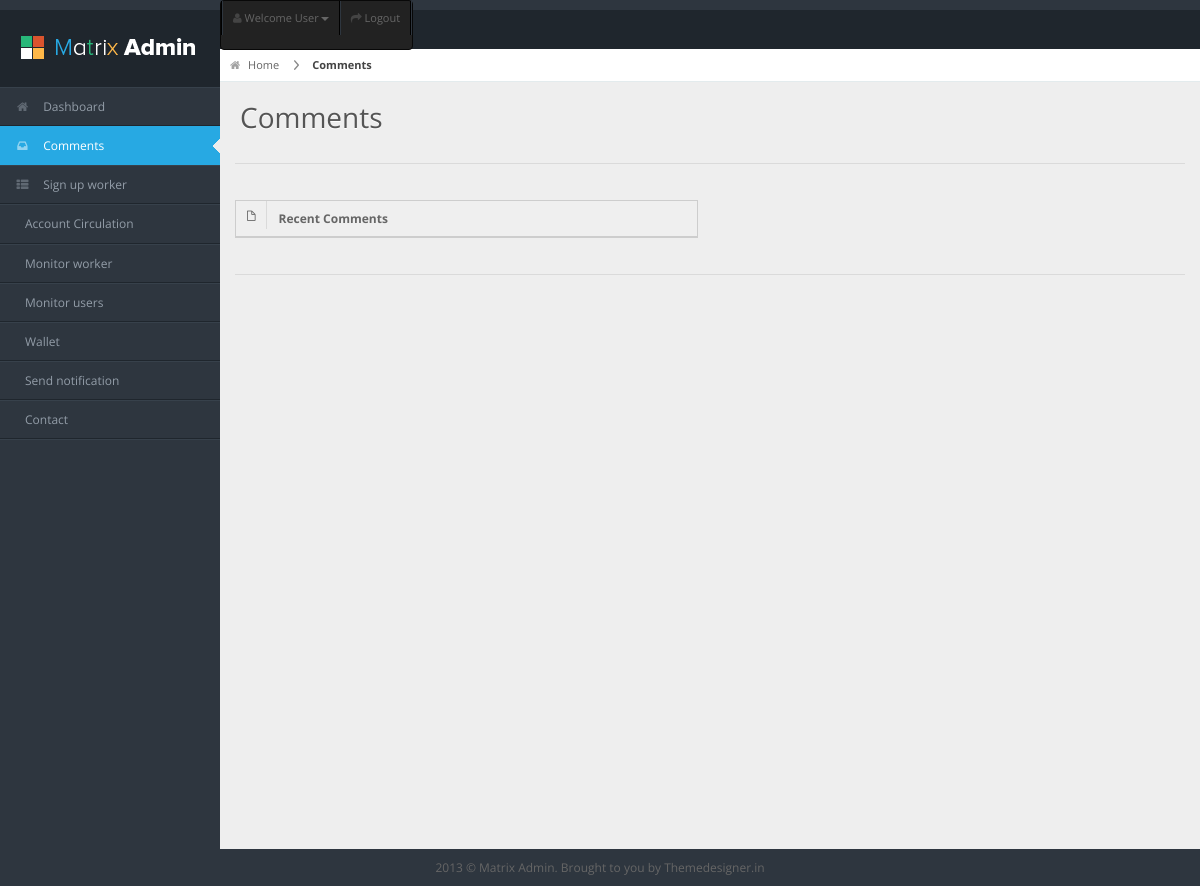
/manager/comments/, run on an earlier commit of the app's database.
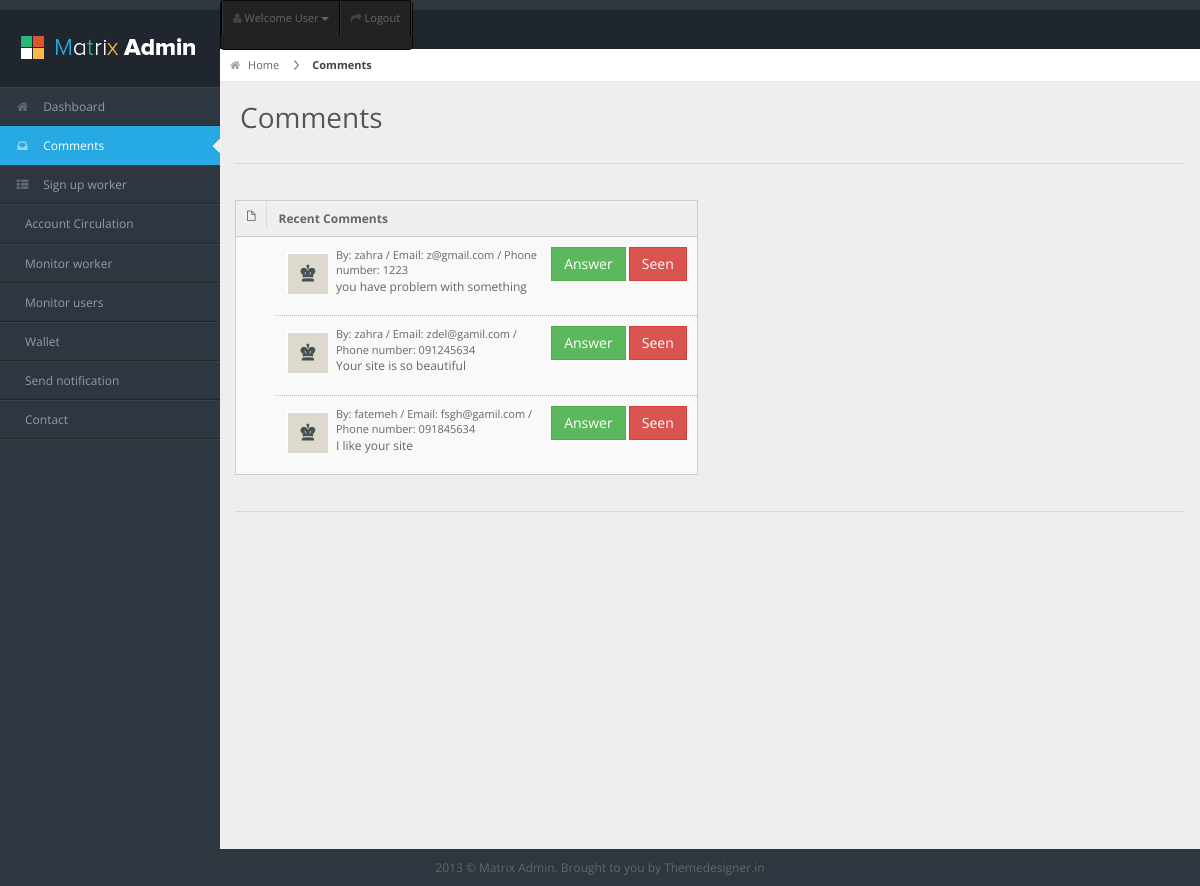
And on a later commit of the database.
### core/models.py (models this page shows)
class Contact_msg(models.Model):
    email = models.EmailField()
    text = models.CharField('message', max_length=255)
    name = models.CharField(max_length=60)
    phone = models.CharField(max_length=11)
    seen = models.BooleanField(default=False)

### manager/views.py (the view)
# urls.py: path('comments/', views.comments, name='comments'),
def comments(request):
    latest_comments = Contact_msg.objects.all()
    context = {'latest_comments': latest_comments}
    return render(request, 'manager/comments.html', context)

### manager/templates/manager/comments.html (shortened to what this page needs)
{% load static %}
<html lang="en">
<head>
<link rel="stylesheet" href="{% static 'assets/css/bootstrap.min.css' %}" />
<link rel="stylesheet" href="{% static 'assets/css/bootstrap-responsive.min.css' %}" />
<link rel="stylesheet" href="{% static 'assets/css/matrix-style.css' %}" />
<link rel="stylesheet" href="{% static 'assets/css/matrix-media.css' %}" />
<link href="{% static 'assets/font-awesome/css/font-awesome.css' %}" rel="stylesheet" />
</head>
<body>
<div id="header">
  <h1><a href="dashboard.html">Comments</a></h1>
</div>
<div id="user-nav" class="navbar navbar-inverse">
  <ul class="nav">
    <li  class="dropdown" id="profile-messages" ><a title="" href="#" data-toggle="dropdown" data-target="#profile-messages" class="dropdown-toggle"><i class="icon icon-user"></i>  <span class="text">Welcome User</span><b class="caret"></b></a>
    </li>
    <li class=""><a title="" href="http://localhost:8000/"><i class="icon icon-share-alt"></i> <span class="text">Logout</span></a></li>
  </ul>
</div>
<div id="sidebar"> <a href="#" class="visible-phone"> Comments</a>
  <ul>
    <li><a href="http://localhost:8000/manager/"><i class="icon icon-home"></i> <span>Dashboard</span></a> </li>
    <li class="active"> <a href="localhost:8000/manager/comments/"><i class="icon icon-inbox"></i> <span>Comments</span></a> </li>
  <li> <a href="http://localhost:8000/manager/signupworker"><i class="icon icon-th-list"></i> <span>Sign up worker</span> </a></li>
	<li><a href="http://localhost:8000/manager/accountcirculation"> <span>Account Circulation</span></a></li>
    <li><a href="http://localhost:8000/manager/monitorworker"> <span>Monitor worker</span></a></li>
    <li><a href="http://localhost:8000/manager/monitoringuser"> <span>Monitor users</span></a></li>
    <li><a href="http://localhost:8000/manager/managerwallet"> <span>Wallet</span></a></li>
    <li><a href="http://localhost:8000/manager/sendnotif/"> <span>Send notification</span></a></li>
         <li><a href="http://localhost:8000/manager/connect/"> <span>Contact</span></a></li>
  </ul>
</div>
<div id="content">
  <div id="content-header">
    <div id="breadcrumb"> <a href="#" title="Go to Home" class="tip-bottom"><i class="icon-home"></i> Home</a> <a href="#" class="current">Comments</a> </div>
    <h1>Comments</h1>
  </div>
  <div class="container-fluid">
    <hr>
    <div class="row-fluid">
      <div class="span6">
        <div class="widget-box">
          <div class="widget-title"> <span class="icon"> <i class="icon-file"></i> </span>
            <h5>Recent Comments</h5>
          </div>
          <div class="widget-content nopadding">
            <ul class="recent-posts">
            {% if latest_comments %}
    				<ul>
    					{% for comment in latest_comments %}
        					{% if comment.seen == False %}
        		 		<li>
                		<div class="user-thumb"> <img width="40" height="40" alt="User" src="{% static 'assets/img/demo/av1.jpg' %}"> </div>
               			<div class="article-post">
                		<div class="fr"> <a href="#" class="btn btn-success btn-mini">Answer</a> <a href="{% url 'manager:seencomment' comment.id %}" class="btn btn-danger btn-mini">Seen</a></div>
                  		<span class="user-info"> By: {{ comment.name}} / Email: {{ comment.email}} / Phone number: {{ comment.phone}} </span>
                  		<p><a href="#">{{ comment.text}}</a> </p>
               			 </div>
             		</li>
                            {% endif %}
    		   			{% endfor %}
    				</ul>
				{% else %}
    					<p>No comments are available.</p>
				{% endif %}
            </ul>
          </div>
        </div>
      </div>
    </div>
    <hr>
  </div>
</div>
<div class="row-fluid">
  <div id="footer" class="span12"> 2013 &copy; Matrix Admin. Brought to you by <a href="http://themedesigner.in">Themedesigner.in</a> </div>
</div>
</body>
</html>

### manager/static/assets/css/matrix-media.css (style rules this page uses)
body { background:#2E363F; }
#header { background-color: #1f262d; margin-top:10px; }
#sidebar > ul { border-bottom: 1px solid #37414b }
#sidebar > ul > li { border-top: 1px solid #37414b; border-bottom: 1px solid #1f262d; }
#sidebar > ul > li.active { background-color: #27a9e3; border-bottom: 1px solid #27a9e3; border-top: 1px solid #27a9e3; }
#sidebar > ul > li.active a { color:#fff; text-decoration:none; }

What changed in the data, as far as the page shows it:
now on this page (row edited): Contact_msg: seen False (drawn), name "zahra", email "z@gmail.com", phone "1223", text "you have problem with something"
now on this page (row edited): Contact_msg: seen False (drawn), name "zahra", email "zdel@gamil.com", phone "091245634", text "Your site is so beautiful"
now on this page (row edited): Contact_msg: seen False (drawn), name "fatemeh", email "fsgh@gamil.com", phone "091845634", text "I like your site"
